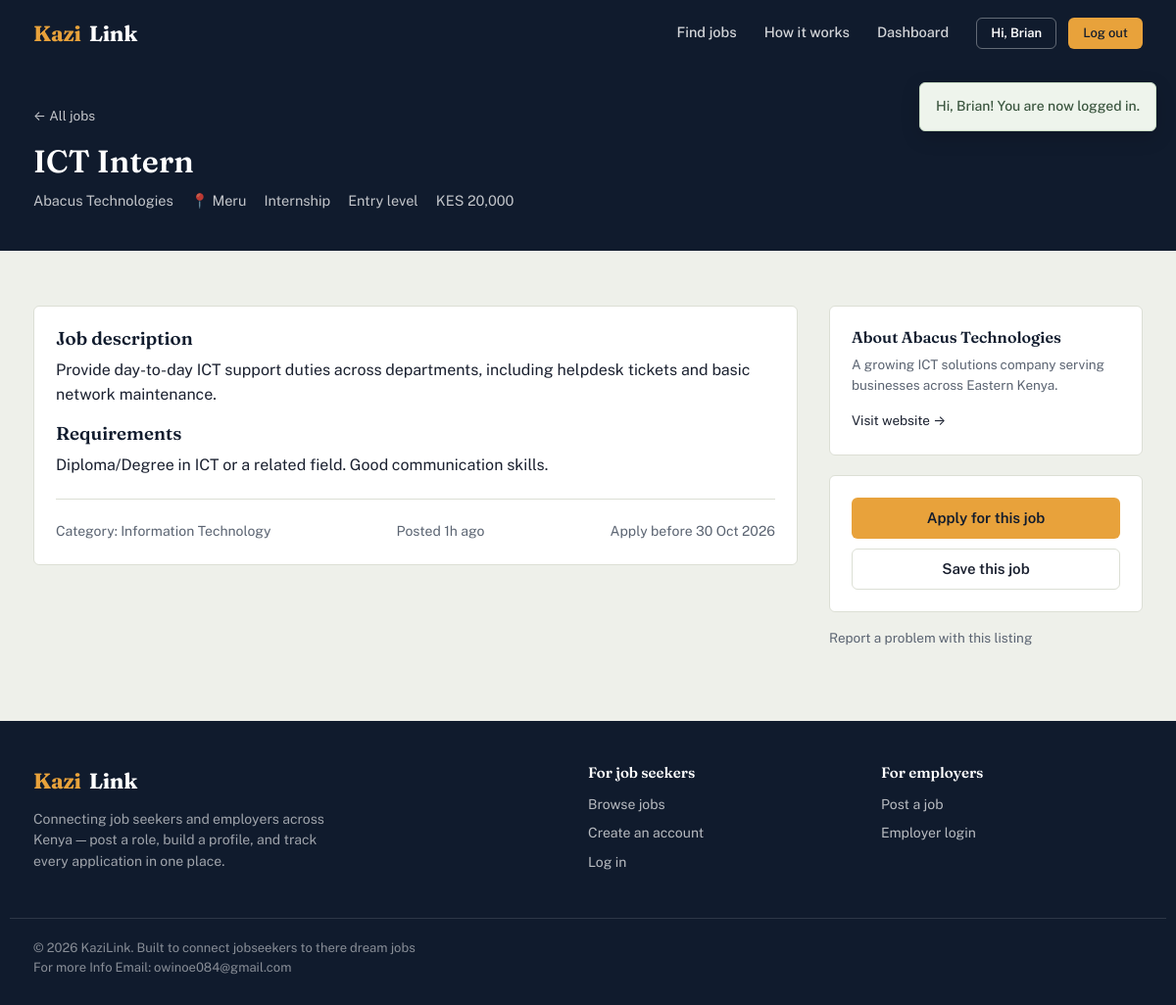
The app's page /job-details.php?id=1 (signed in) with its own data.
### tables this page shows
CREATE TABLE users (
    user_id     INT AUTO_INCREMENT PRIMARY KEY,
    full_name   VARCHAR(100) NOT NULL,
    email       VARCHAR(100) NOT NULL UNIQUE,
    phone       VARCHAR(20),
    password    VARCHAR(255) NOT NULL,
    role        ENUM('job_seeker','employer','admin') NOT NULL,
    status      ENUM('active','suspended') NOT NULL DEFAULT 'active',
    created_at  TIMESTAMP DEFAULT CURRENT_TIMESTAMP
);

CREATE TABLE jobs (
    job_id           INT AUTO_INCREMENT PRIMARY KEY,
    employer_id      INT NOT NULL,
    category_id      INT,
    title            VARCHAR(150) NOT NULL,
    description      TEXT NOT NULL,
    requirements     TEXT,
    location         VARCHAR(100),
    job_type         VARCHAR(50),         
    experience_level VARCHAR(50),         
    salary           DECIMAL(10,2),
    deadline         DATE,
    status           VARCHAR(30) NOT NULL DEFAULT 'pending',
    created_at       TIMESTAMP DEFAULT CURRENT_TIMESTAMP,
    FOREIGN KEY (employer_id) REFERENCES employers(employer_id) ON DELETE CASCADE,
    FOREIGN KEY (category_id) REFERENCES job_categories(category_id) ON DELETE SET NULL
);

CREATE TABLE employers (
    employer_id     INT AUTO_INCREMENT PRIMARY KEY,
    user_id         INT NOT NULL UNIQUE,
    company_name    VARCHAR(150) NOT NULL,
    company_email   VARCHAR(100),
    company_phone   VARCHAR(20),
    location        VARCHAR(100),
    description     TEXT,
    website         VARCHAR(255),
    logo            VARCHAR(255),
    FOREIGN KEY (user_id) REFERENCES users(user_id) ON DELETE CASCADE
);

CREATE TABLE job_categories (
    category_id    INT AUTO_INCREMENT PRIMARY KEY,
    category_name  VARCHAR(100) NOT NULL UNIQUE,
    description    TEXT
);

### includes/functions.php (called while the page is built, shortened)
<?php
function e(?string $value): string
{
    return htmlspecialchars($value ?? '', ENT_QUOTES, 'UTF-8');
}
function get_flashes(): array
{
    $flashes = $_SESSION['flash'] ?? [];
    return $flashes;
}
function time_ago(string $datetime): string
{
    $timestamp = strtotime($datetime);
    $diff = time() - $timestamp;
    if ($diff < 86400) return floor($diff / 3600) . 'h ago';
    return date('d M Y', $timestamp);
}
function format_money(?float $amount): string
{
    return 'KES ' . number_format($amount, 0);
}

### includes/auth.php (called while the page is built, shortened)
<?php
function is_logged_in(): bool
{
    return !empty($_SESSION['user_id']);
}
function current_user_id(): ?int
{
    return $_SESSION['user_id'] ?? null;
}
function current_role(): ?string
{
    return $_SESSION['role'] ?? null;
}
function current_user(): ?array
{
    $db = getDB();
    $stmt = $db->prepare('SELECT * FROM users WHERE user_id = ?');
    $stmt->execute([current_user_id()]);
    $cached = $stmt->fetch() ?: null;
    return $cached;
}

### job-details.php (the view, shortened to what this page needs)
<?php
$jobId = (int) ($_GET['id'] ?? 0);
$db = getDB();
$stmt = $db->prepare("
    SELECT j.*, e.company_name, e.location AS company_location, e.description AS company_description,
           e.website, e.logo, c.category_name
    FROM jobs j
    JOIN employers e ON e.employer_id = j.employer_id
    LEFT JOIN job_categories c ON c.category_id = j.category_id
    WHERE j.job_id = ?
");
$stmt->execute([$jobId]);
$job = $stmt->fetch();
$isSeeker = current_role() === 'job_seeker';
$alreadyApplied = false;
$isSaved = false;
if ($isSeeker) {
    $seekerId = current_seeker_id();
    $chk = $db->prepare('SELECT application_id FROM applications WHERE job_id = ? AND seeker_id = ?');
    $chk->execute([$jobId, $seekerId]);
    $alreadyApplied = (bool) $chk->fetch();
    $chk2 = $db->prepare('SELECT saved_id FROM saved_jobs WHERE job_id = ? AND seeker_id = ?');
    $chk2->execute([$jobId, $seekerId]);
    $isSaved = (bool) $chk2->fetch();
}
$base = '';
include __DIR__ . '/includes/header.php';
?>
<div class="job-detail-header">
  <div class="container">
    <div class="breadcrumb" style="color:rgba(255,255,255,0.6);"><a href="jobs.php" style="color:rgba(255,255,255,0.75);">&larr; All jobs</a></div>
    <h1><?= e($job['title']) ?></h1>
    <div class="job-detail-meta">
      <span><?= e($job['company_name']) ?></span>
      <span>📍 <?= e($job['location'] ?: 'Remote') ?></span>
      <span><?= e($job['job_type'] ?: 'Full-time') ?></span>
      <span><?= e($job['experience_level'] ?: 'Any level') ?> level</span>
      <span><?= format_money($job['salary'] !== null ? (float) $job['salary'] : null) ?></span>
    </div>
  </div>
</div>
<div class="section">
  <div class="container" style="display:grid; grid-template-columns: 1fr 320px; gap:32px; align-items:start;">
    <div>
      <div class="card">
        <div class="card-body">
          <h3 style="margin-top:0;">Job description</h3>
          <p style="white-space:pre-line;"><?= e($job['description']) ?></p>
          <?php if ($job['requirements']): ?>
            <h3>Requirements</h3>
            <p style="white-space:pre-line;"><?= e($job['requirements']) ?></p>
          <?php endif; ?>
          <div class="divider"></div>
          <div style="display:flex; justify-content:space-between; flex-wrap:wrap; gap:10px; font-size:14px;" class="text-muted">
            <span>Category: <?= e($job['category_name'] ?? 'General') ?></span>
            <span>Posted <?= time_ago($job['created_at']) ?></span>
            <?php if ($job['deadline']): ?><span>Apply before <?= date('d M Y', strtotime($job['deadline'])) ?></span><?php endif; ?>
          </div>
        </div>
      </div>
    </div>
    <div>
      <div class="card" style="margin-bottom:20px;">
        <div class="card-body">
          <h3 style="margin-top:0; font-size:16px;">About <?= e($job['company_name']) ?></h3>
          <p class="text-muted text-sm"><?= e($job['company_description'] ?: 'No company description provided yet.') ?></p>
          <?php if (!empty($job['website'])): ?>
            <a href="<?= e($job['website']) ?>" target="_blank" rel="noopener" class="text-sm">Visit website &rarr;</a>
          <?php endif; ?>
        </div>
      </div>
      <div class="card">
        <div class="card-body" style="display:flex; flex-direction:column; gap:10px;">
          <?php if (!is_logged_in()): ?>
            <a href="login.php?redirect=<?= urlencode('job-details.php?id=' . $job['job_id']) ?>" class="btn btn-primary btn-block">Log in to apply</a>
            <a href="register.php?role=job_seeker&redirect=<?= urlencode('job-details.php?id=' . $job['job_id']) ?>" class="btn btn-outline btn-block">Create a free account</a>
          <?php elseif ($isSeeker): ?>
            <?php if ($alreadyApplied): ?>
              <button class="btn btn-block" disabled>Already applied</button>
              <a href="seeker/applications.php" class="btn btn-outline btn-block">View my application</a>
            <?php elseif ($job['status'] === 'active'): ?>
              <a href="seeker/apply.php?job_id=<?= (int) $job['job_id'] ?>" class="btn btn-primary btn-block">Apply for this job</a>
            <?php else: ?>
              <button class="btn btn-block" disabled>Not currently open</button>
            <?php endif; ?>
            <form method="post">
              <button type="submit" name="toggle_save" class="btn btn-outline btn-block"><?= $isSaved ? 'Remove from saved' : 'Save this job' ?></button>
            </form>
          <?php else: ?>
            <p class="text-muted text-sm" style="margin:0;">Only job seekers can apply for jobs.</p>
          <?php endif; ?>
        </div>
      </div>
      <?php if ($isSeeker): ?>
        <p style="margin-top:14px;">
          <a href="seeker/complaints.php?job_id=<?= (int) $job['job_id'] ?>" class="text-muted text-sm">Report a problem with this listing</a>
        </p>
      <?php endif; ?>
    </div>
  </div>
</div>
<?php include __DIR__ . '/includes/footer.php'; ?>

### includes/header.php (shortened to what this page needs)
<?php
$base = $base ?? '';
$user = current_user();
?>
<!DOCTYPE html>
<html lang="en">
<head>
<link rel="stylesheet" href="<?= e($base) ?>assets/css/style.css">
</head>
<body>
<?php $flashes = get_flashes(); if ($flashes): ?>
<div class="flash-stack">
  <?php foreach ($flashes as $f): ?>
    <div class="flash flash-<?= e($f['type']) ?>"><?= e($f['message']) ?></div>
  <?php endforeach; ?>
</div>
<?php endif; ?>
<header class="site-header">
  <div class="container">
    <a href="<?= e($base) ?>index.php" class="brand"><span class="brand-mark">Kazi</span>Link</a>
    <nav class="main-nav">
      <a href="<?= e($base) ?>jobs.php">Find jobs</a>
      <a href="<?= e($base) ?>index.php#how-it-works">How it works</a>
      <?php if ($user): ?>
        <?php if ($user['role'] === 'job_seeker'): ?>
          <a href="<?= e($base === '' ? 'seeker/' : '') ?>dashboard.php">Dashboard</a>
        <?php elseif ($user['role'] === 'employer'): ?>
          <a href="<?= e($base === '' ? 'employer/' : '') ?>dashboard.php">Dashboard</a>
        <?php elseif ($user['role'] === 'admin'): ?>
          <a href="<?= e($base === '' ? 'admin/' : '') ?>dashboard.php">Dashboard</a>
        <?php endif; ?>
        <div class="nav-actions">
          <span class="btn btn-outline-light btn-sm" style="pointer-events:none;">Hi, <?= e(explode(' ', $user['full_name'])[0]) ?></span>
          <a href="<?= e($base) ?>logout.php" class="btn btn-primary btn-sm">Log out</a>
        </div>
      <?php endif; ?>
    </nav>
  </div>
</header>

### assets/css/style.css (style rules this page uses)
:root { --ink: #101B2D; --ink-soft: #1B2940; --marigold: #E8A23B; --marigold-dark: #C9832450; --savanna: #4F6F52; --savanna-deep: #3C5740; --clay: #B5533C; --stone: #EEF0EA; --stone-deep: #E3E6DC; --paper: #FFFFFF; --text: #1B2130; --text-muted: #5B6472; --border: #DCDFD5; --radius: 6px; --shadow-sm: 0 1px 2px rgba(16, 27, 45, 0.06); --font-display: 'Fraunces', Georgia, serif; --font-body: 'Public Sans', -apple-system, BlinkMacSystemFont, 'Segoe UI', sans-serif; }
* { box-sizing: border-box; }
html { scroll-behavior: smooth; }
body { margin: 0; font-family: var(--font-body); color: var(--text); background: var(--stone); line-height: 1.55; -webkit-font-smoothing: antialiased; }
a { color: inherit; text-decoration: none; }
h1, h2, h3, h4 { font-family: var(--font-display); font-weight: 600; line-height: 1.15; margin: 0 0 0.5em; color: var(--ink); }
p { margin: 0 0 1em; }
.container { max-width: 1180px; margin: 0 auto; padding: 0 24px; }
.btn { display: inline-flex; align-items: center; justify-content: center; gap: 8px; padding: 11px 22px; border-radius: var(--radius); border: 1px solid transparent; font-family: var(--font-body); font-size: 15px; font-weight: 600; cursor: pointer; transition: transform 0.08s ease, background 0.15s ease, border-color 0.15s ease; line-height: 1.2; }
.btn-primary { background: var(--marigold); color: var(--ink); }
.btn-outline { background: transparent; border-color: var(--border); color: var(--text); }
.btn-outline-light { background: transparent; border-color: rgba(255,255,255,0.35); color: #fff; }
.btn-sm { padding: 7px 14px; font-size: 13px; }
.btn-block { width: 100%; }
.site-header { background: var(--ink); color: #fff; position: sticky; top: 0; z-index: 40; }
.site-header .container { display: flex; align-items: center; justify-content: space-between; height: 68px; }
.brand { font-family: var(--font-display); font-size: 22px; font-weight: 700; color: #fff; display: flex; align-items: center; gap: 8px; letter-spacing: -0.01em; }
.brand-mark { color: var(--marigold); }
.main-nav { display: flex; align-items: center; gap: 28px; }
.main-nav a { font-size: 14.5px; font-weight: 500; color: rgba(255,255,255,0.82); padding: 6px 0; border-bottom: 2px solid transparent; }
.main-nav a.btn { padding: 7px 14px; font-size: 13px; border-bottom: 1px solid transparent; }
.main-nav a.btn-primary, .main-nav a.btn-primary:hover { color: var(--ink); }
.nav-actions { display: flex; align-items: center; gap: 12px; }
.section { padding: 56px 0; }
.flash-stack { position: fixed; top: 84px; right: 20px; z-index: 100; display: flex; flex-direction: column; gap: 10px; max-width: 360px; }
.flash { padding: 13px 16px; border-radius: var(--radius); font-size: 14px; font-weight: 500; box-shadow: 0 6px 20px rgba(0,0,0,0.15); animation: flashIn 0.2s ease; }
.flash-success { background: #eef4ec; color: var(--savanna-deep); border: 1px solid #c9dcc5; }
.card { background: #fff; border: 1px solid var(--border); border-radius: var(--radius); }
.card-body { padding: 22px; }
.card + .card { margin-top: 20px; }
.divider { height: 1px; background: var(--border); margin: 22px 0; border: none; }
.text-muted { color: var(--text-muted); }
.text-sm { font-size: 13.5px; }
.job-detail-header { background: var(--ink); color: #fff; padding: 40px 0; }
.job-detail-header h1 { color: #fff; margin-bottom: 10px; }
.job-detail-meta { display: flex; gap: 18px; flex-wrap: wrap; color: rgba(255,255,255,0.75); font-size: 14.5px; }
.breadcrumb { font-size: 13.5px; color: var(--text-muted); margin-bottom: 18px; }

### records on screen
users: full_name "Brian"
jobs: title "ICT Intern", employer.company_name "Abacus Technologies", location "Meru", job_type "Internship", experience_level "Entry", salary "KES 20,000", description "Provide day-to-day ICT support duties across departments, including helpdesk tickets and basic network maintenance.", requirements "Diploma/Degree in ICT or a related field. Good communication skills.", category.category_name "Information Technology", created_at "1h ago", deadline "30 Oct 2026", employer.description "A growing ICT solutions company serving businesses across Eastern Kenya."

### other values on screen
$f['message'] "Hi, Brian! You are now logged in."
